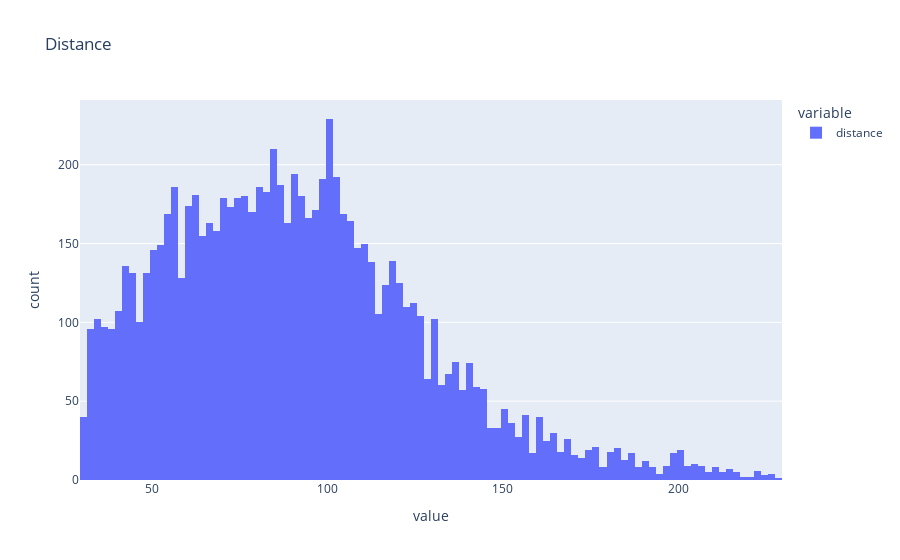

Write notebook code for a chart like this one.
### Markdown cell above
To answer the second question we will be using some data visualization libraries of our choice. We begin with the distribution of the route distances.

### Code cell
#Histogram using Plotly.

df['distance'].hist(title="Distance")

### Figure 1 — Plotly figure (JSON) as saved in the notebook; plotly's stock layout.template omitted (floating-point values rounded to 4 significant figures; data arrays with more than 128 entries replaced by an {"elided": "..."} marker saying what was removed)
{"data": [{"alignmentgroup": "True", "bingroup": "x", "hovertemplate": "variable=distance<br>value=%{x}<br>count=%{y}<extra></extra>", "legendgroup": "distance", "marker": {"color": "#636efa", "pattern": {"shape": ""}}, "name": "distance", "offsetgroup": "distance", "orientation": "v", "showlegend": true, "type": "histogram", "x": {"elided": "8651 int values"}, "xaxis": "x", "yaxis": "y"}], "layout": {"barmode": "relative", "legend": {"title": {"text": "variable"}, "tracegroupgap": 0}, "title": {"text": "Distance"}, "xaxis": {"anchor": "y", "domain": [0, 1], "title": {"text": "value"}}, "yaxis": {"anchor": "x", "domain": [0, 1], "title": {"text": "count"}}}}
